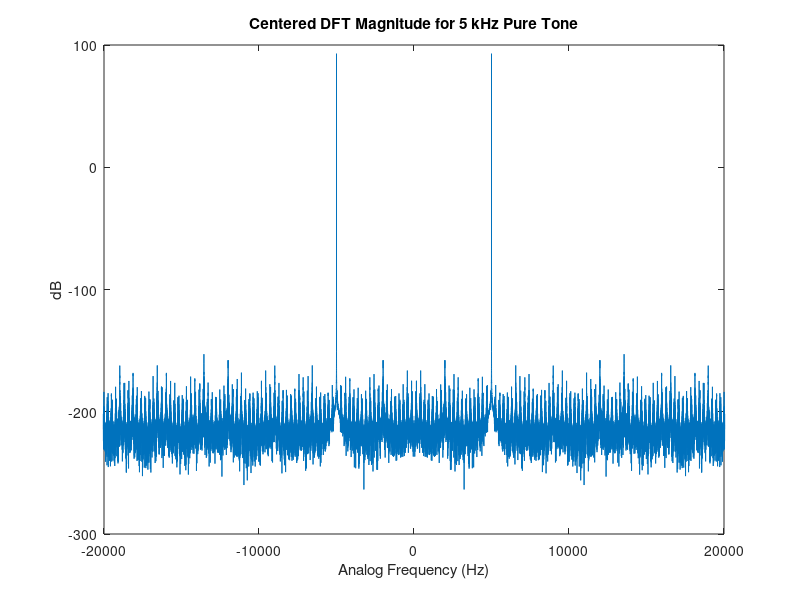
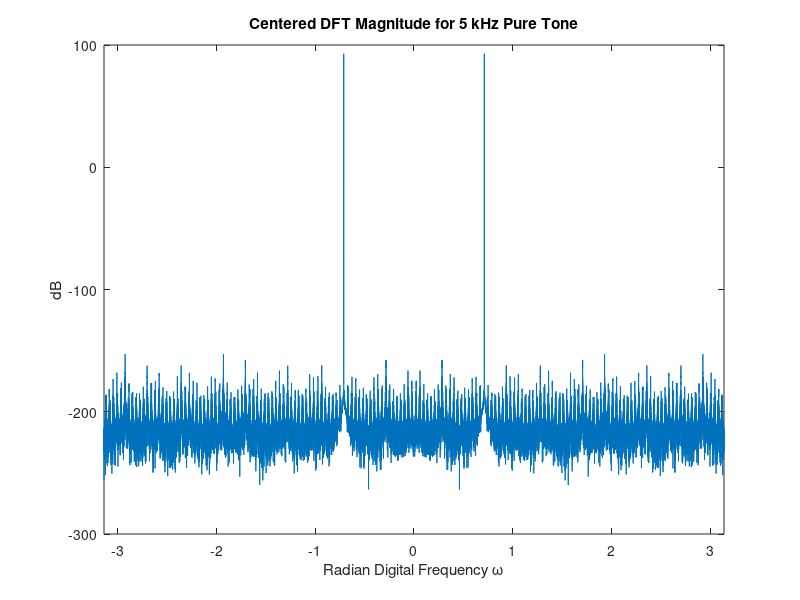
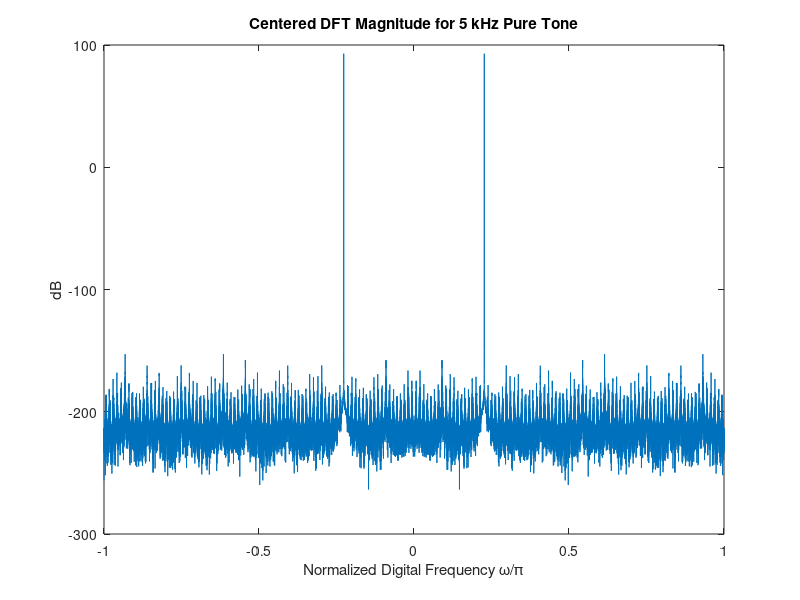

Write MATLAB code to recreate these figures, in order. (Note: this script raises an error after producing the figures.)
%Name: Joseph Boidy
%Date: 05/2/2025
%ECE 2713 Design Project - Spring 2025

%p1a
Fs = 44100;  
N = Fs * 2;  
n = 0:N-1;  
f_analog = 440;  
w_dig = 2*pi*f_analog/Fs;  
x = cos(w_dig * n);  
x = x / max(abs(x));  
sound(x, Fs, 16);  

X = fftshift(fft(x));  
Xmag = abs(X);  
XmagdB = 20*log10(Xmag);  

w = -pi:2*pi/N:pi-2*pi/N;  
f = w * Fs / (2*pi);  

figure(1); plot(f, XmagdB);  
xlim([-20000 20000]);  
title('Centered DFT Magnitude for 440 Hz Pure Tone');  
xlabel('Analog Frequency (Hz)'); ylabel('dB');  

figure(2); plot(w, XmagdB);  
xlim([-pi pi]);  
title('Centered DFT Magnitude for 440 Hz Pure Tone');  
xlabel('Radian Digital Frequency \omega'); ylabel('dB');  

figure(3); plot(w/pi, XmagdB);  
xlim([-1 1]);  
title('Centered DFT Magnitude for 440 Hz Pure Tone');  
xlabel('Normalized Digital Frequency \omega/\pi'); ylabel('dB');  

pause(3);  
audiowrite('A-440.wav', x, Fs);  
[x2, Fs] = audioread('A-440.wav');  
sound(x2, Fs, 16);  

%p1b
Fs = 44100;  
N = Fs * 2;  
n = 0:N-1;  
f_analog = 5000;  
w_dig = 2*pi*f_analog/Fs;  
x = cos(w_dig * n);  
x = x / max(abs(x));  
sound(x, Fs, 16);  

X = fftshift(fft(x));  
Xmag = abs(X);  
XmagdB = 20*log10(Xmag);  

w = -pi:2*pi/N:pi-2*pi/N;  
f = w * Fs / (2*pi);  

figure(1); plot(f, XmagdB);  
xlim([-20000 20000]);  
title('Centered DFT Magnitude for 5 kHz Pure Tone');  
xlabel('Analog Frequency (Hz)'); ylabel('dB');  

figure(2); plot(w, XmagdB);  
xlim([-pi pi]);  
title('Centered DFT Magnitude for 5 kHz Pure Tone');  
xlabel('Radian Digital Frequency \omega'); ylabel('dB');  

figure(3); plot(w/pi, XmagdB);  
xlim([-1 1]);  
title('Centered DFT Magnitude for 5 kHz Pure Tone');  
xlabel('Normalized Digital Frequency \omega/\pi'); ylabel('dB');  

pause(3);  
audiowrite('5kHz_tone.wav', x, Fs);  

%p2a
Fs = 44100;  
N = Fs * 4;  
n = 0:N-1;  

% 250 Hz tone  
f_analog = 250;  
w_dig = 2*pi*f_analog/Fs;  
x1 = cos(w_dig * n);  
sound(x1, Fs, 16); pause(5);  

% Chirp (1 kHz to 3 kHz)  
f_start_analog = 1000;  
w_start_dig = 2*pi*f_start_analog/Fs;  
f_stop_analog = 3000;  
w_stop_dig = 2*pi*f_stop_analog/Fs;  
phi = (w_stop_dig - w_start_dig)/(2*(N-1)) * (n.*n) + w_start_dig * n;  
x2 = cos(phi);  
sound(x2, Fs, 16); pause(5);  

% Combined signal  
x3 = x1 + x2;  
x3 = x3 / max(abs(x3));  
sound(x3, Fs, 16); pause(5);  

% Lowpass filter (keep 250 Hz)  
Wp = w_dig / pi;  
Ws = w_start_dig / pi;  
Rp = 1; Rs = 60;  
[Nf, Wn] = buttord(Wp, Ws, Rp, Rs);  
[num, den] = butter(Nf, Wn);  
y1 = filter(num, den, x3);  
y1 = y1 / max(abs(y1));  
sound(y1, Fs, 16); pause(5);  

% Highpass filter (keep chirp)  
Ws = w_dig / pi;  
Wp = w_start_dig / pi;  
[Nf, Wn] = buttord(Wp, Ws, Rp, Rs);  
[num2, den2] = butter(Nf, Wn, 'high');  
y2 = filter(num2, den2, x3);  
y2 = y2 / max(abs(y2));  
sound(y2, Fs, 16);  

%p2b
Fs = 44100;  
N = Fs * 4;  
n = 0:N-1;  

% 1 kHz tone  
f1_analog = 1000;  
w1_dig = 2*pi*f1_analog/Fs;  
x1 = cos(w1_dig * n);  
sound(x1, Fs, 16); pause(5);  

% 3 kHz tone  
f2_analog = 3000;  
w2_dig = 2*pi*f2_analog/Fs;  
x2 = cos(w2_dig * n);  
sound(x2, Fs, 16); pause(5);  

% Combined signal  
x3 = x1 + x2;  
x3 = x3 / max(abs(x3));  
sound(x3, Fs, 16); pause(5);  

% Lowpass filter (keep 1 kHz)  
Wp = w1_dig / pi;  
Ws = w2_dig / pi;  
Rp = 1; Rs = 60;  
[Nf, Wn] = buttord(Wp, Ws, Rp, Rs);  
[num, den] = butter(Nf, Wn);  
y1 = filter(num, den, x3);  
y1 = y1 / max(abs(y1));  
sound(y1, Fs, 16);  

%p3 Noise removal
% Load noisy signal and noise sample  
[x_noisy, Fs] = audioread('noisysig.wav');  
[noise, ~] = audioread('noisesamp.wav');  

% Play original noisy signal  
sound(x_noisy, Fs, 16); pause(5);  

% Compute DFTs  
N_noisy = length(x_noisy);  
N_noise = length(noise);  
X_noisy = fftshift(fft(x_noisy));  
X_noise = fftshift(fft(noise));  

% Plot spectra  
figure(1);  
plot((0:N_noisy-1)/N_noisy, 20*log10(abs(X_noisy)));  
title('Noisy Signal Spectrum');  

figure(2);  
plot((0:N_noise-1)/N_noise, 20*log10(abs(X_noise)));  
title('Noise Sample Spectrum');  

% Design lowpass Butterworth filter  
Wp = 0.2;  % Passband edge (normalized)  
Ws = 0.4;  % Stopband edge (normalized)  
Rp = 1;    % Passband ripple (dB)  
Rs = 60;   % Stopband attenuation (dB)  
[Nf, Wn] = buttord(Wp, Ws, Rp, Rs);  
[num, den] = butter(Nf, Wn);  

% Visualize filter response  
fvtool(num, den);  
figure(3); freqz(num, den, 1024);  

% Apply filter  
y_filtered = filter(num, den, x_noisy);  
y_filtered = y_filtered / max(abs(y_filtered));  

% Play and save filtered signal  
sound(y_filtered, Fs, 16);  
audiowrite('filteredsig.wav', y_filtered, Fs);   